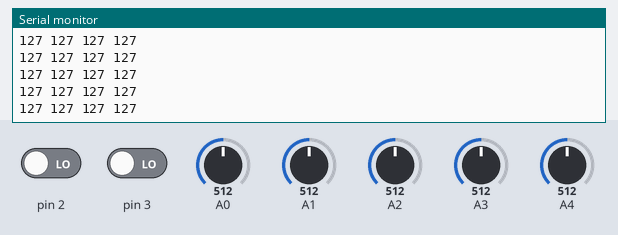
A sketch run on a simulated Arduino Uno, built with avr-gcc and run on an emulated ATmega328P. On the bench: the last lines printed to the serial monitor. The test bench sets the inputs (shaded band); at power-on: A0 = 512, A1 = 512, pin 2 LOW, pin 3 LOW, A2 = 512, A3 = 512, A4 = 512. No radio packets arrive unless stated.

Above: at 1.2 s.
1.3 s: A0 set to 418
At 2.3 s:
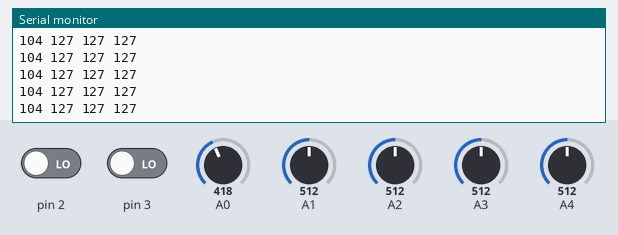
4.3 s: A0 set to 386
At 5.4 s:
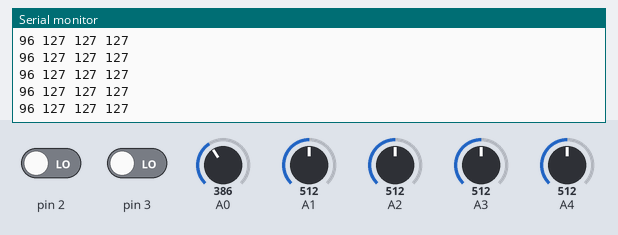
5.8 s: A1 set to 420
At 6.6 s:
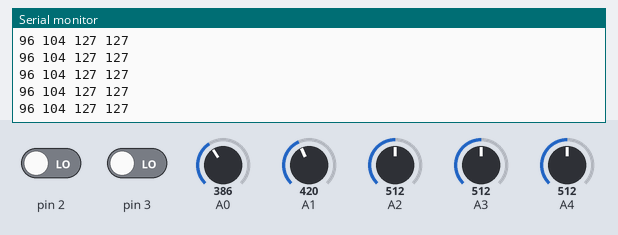
8.8 s: A1 set to 393
At 9.9 s:
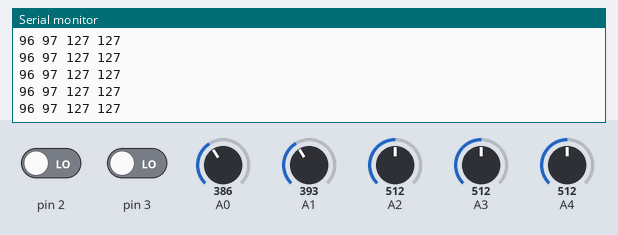
Timing chart, 0 to 11.8 s (numbered marks = the images above; inputs shaded):
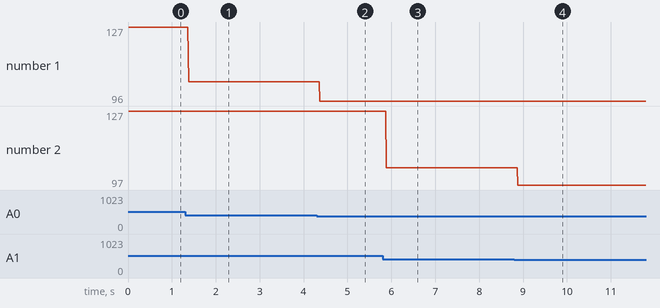

The sketch:

DPDTTransmitter.ino
```cpp
// SimpleTx - the master or the transmitter

#include <SPI.h>
#include <nRF24L01.h>
#include <RF24.h>


#define CE_PIN   9
#define CSN_PIN 10

const uint64_t myRadioPipe = 0xE8E8F0F0E1LL;


RF24 radio(CE_PIN, CSN_PIN); // Create a Radio

struct DataToSend{
    byte ch1;
    byte ch2;
    byte ch3;
    byte ch4;
    byte ch5;
    byte ch6;
    byte ch7;
};

DataToSend sentData;

void setup() {

    Serial.begin(9600);
    Serial.println("SimpleTx Starting");

    radio.begin();
    radio.setAutoAck(false);
    radio.setDataRate( RF24_250KBPS );
    radio.openWritingPipe(myRadioPipe);

    //reset data
    sentData.ch1=127;
    sentData.ch2=127;
    sentData.ch3=127;
    sentData.ch4=127;
    sentData.ch5=0;
    sentData.ch6=0;
    sentData.ch7=0;

}

//====================

void loop() {
    sentData.ch1=map(analogRead(A0),0,1024,0,255);
    sentData.ch2=map(analogRead(A1),0,1024,0,255);
    sentData.ch3=map(analogRead(A2),0,1024,0,255);
    sentData.ch4=map(analogRead(A3),0,1024,0,255);
    sentData.ch5=digitalRead(2);
    sentData.ch6=digitalRead(3);
    sentData.ch7=map(analogRead(A4),0,1024,0,255);

    radio.write(&sentData, sizeof(DataToSend));
    Serial.print(sentData.ch1);
    Serial.print(" ");
    Serial.print(sentData.ch2);
    Serial.print(" ");
    Serial.print(sentData.ch3);
    Serial.print(" ");
    Serial.println(sentData.ch4);
}

//====================
```

Measured:
- after the input at 1.3 s, the serial monitor: prints a new line after 0.08 s (image 1)
- after the input at 4.3 s, the serial monitor: prints a new line after 0.07 s (image 2)
- after the input at 5.8 s, the serial monitor: prints a new line after 0.08 s (image 3)
- after the input at 8.8 s, the serial monitor: prints a new line after 0.08 s (image 4)
- plotted number 1: 127 → 104 after the input at 1.3 s, 104 → 96 after the input at 4.3 s
- plotted number 2: 104 → 97 after the input at 8.8 s
